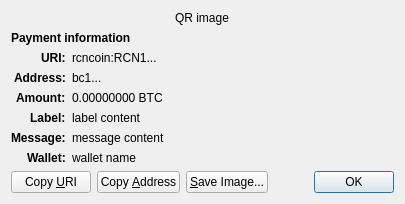
<?xml version="1.0" encoding="UTF-8"?>
<ui version="4.0">
 <class>ReceiveRequestDialog</class>
 <widget class="QDialog" name="ReceiveRequestDialog">
  <property name="geometry">
   <rect>
    <x>0</x>
    <y>0</y>
    <width>413</width>
    <height>229</height>
   </rect>
  </property>
  <property name="windowTitle">
   <string>Request payment to ...</string>
  </property>
  <layout class="QGridLayout" name="gridLayout" columnstretch="0,1">
   <property name="sizeConstraint">
    <enum>QLayout::SetFixedSize</enum>
   </property>
   <item row="0" column="0" colspan="2" alignment="Qt::AlignHCenter">
    <widget class="QRImageWidget" name="qr_code">
     <property name="text">
      <string notr="true">QR image</string>
     </property>
     <property name="textInteractionFlags">
      <set>Qt::NoTextInteraction</set>
     </property>
    </widget>
   </item>
   <item row="1" column="0" colspan="2">
    <widget class="QLabel" name="payment_header">
     <property name="font">
      <font>
       <weight>75</weight>
       <bold>true</bold>
      </font>
     </property>
     <property name="text">
      <string>Payment information</string>
     </property>
     <property name="textInteractionFlags">
      <set>Qt::NoTextInteraction</set>
     </property>
    </widget>
   </item>
   <item row="2" column="0" alignment="Qt::AlignRight|Qt::AlignTop">
    <widget class="QLabel" name="uri_tag">
     <property name="font">
      <font>
       <weight>75</weight>
       <bold>true</bold>
      </font>
     </property>
     <property name="text">
      <string notr="true">URI:</string>
     </property>
     <property name="textFormat">
      <enum>Qt::PlainText</enum>
     </property>
     <property name="textInteractionFlags">
      <set>Qt::NoTextInteraction</set>
     </property>
    </widget>
   </item>
   <item row="2" column="1" alignment="Qt::AlignTop">
    <widget class="QLabel" name="uri_content">
     <property name="text">
      <string notr="true">rcncoin:RCN1...</string>
     </property>
     <property name="textFormat">
      <enum>Qt::RichText</enum>
     </property>
     <property name="wordWrap">
      <bool>true</bool>
     </property>
     <property name="textInteractionFlags">
      <set>Qt::TextSelectableByMouse</set>
     </property>
    </widget>
   </item>
   <item row="3" column="0" alignment="Qt::AlignRight|Qt::AlignTop">
    <widget class="QLabel" name="address_tag">
     <property name="font">
      <font>
       <weight>75</weight>
       <bold>true</bold>
      </font>
     </property>
     <property name="text">
      <string>Address:</string>
     </property>
     <property name="textInteractionFlags">
      <set>Qt::NoTextInteraction</set>
     </property>
    </widget>
   </item>
   <item row="3" column="1" alignment="Qt::AlignTop">
    <widget class="QLabel" name="address_content">
     <property name="text">
      <string notr="true">bc1...</string>
     </property>
     <property name="textFormat">
      <enum>Qt::PlainText</enum>
     </property>
     <property name="textInteractionFlags">
      <set>Qt::TextSelectableByMouse</set>
     </property>
    </widget>
   </item>
   <item row="4" column="0" alignment="Qt::AlignRight|Qt::AlignTop">
    <widget class="QLabel" name="amount_tag">
     <property name="font">
      <font>
       <weight>75</weight>
       <bold>true</bold>
      </font>
     </property>
     <property name="text">
      <string>Amount:</string>
     </property>
     <property name="textInteractionFlags">
      <set>Qt::NoTextInteraction</set>
     </property>
    </widget>
   </item>
   <item row="4" column="1" alignment="Qt::AlignTop">
    <widget class="QLabel" name="amount_content">
     <property name="text">
      <string notr="true">0.00000000 BTC</string>
     </property>
     <property name="textFormat">
      <enum>Qt::PlainText</enum>
     </property>
     <property name="textInteractionFlags">
      <set>Qt::TextSelectableByMouse</set>
     </property>
    </widget>
   </item>
   <item row="5" column="0" alignment="Qt::AlignRight|Qt::AlignTop">
    <widget class="QLabel" name="label_tag">
     <property name="font">
      <font>
       <weight>75</weight>
       <bold>true</bold>
      </font>
     </property>
     <property name="text">
      <string>Label:</string>
     </property>
     <property name="textInteractionFlags">
      <set>Qt::NoTextInteraction</set>
     </property>
    </widget>
   </item>
   <item row="5" column="1" alignment="Qt::AlignTop">
    <widget class="QLabel" name="label_content">
     <property name="text">
      <string notr="true">label content</string>
     </property>
     <property name="textFormat">
      <enum>Qt::PlainText</enum>
     </property>
     <property name="wordWrap">
      <bool>true</bool>
     </property>
     <property name="textInteractionFlags">
      <set>Qt::TextSelectableByMouse</set>
     </property>
    </widget>
   </item>
   <item row="6" column="0" alignment="Qt::AlignRight|Qt::AlignTop">
    <widget class="QLabel" name="message_tag">
     <property name="font">
      <font>
       <weight>75</weight>
       <bold>true</bold>
      </font>
     </property>
     <property name="text">
      <string>Message:</string>
     </property>
     <property name="textInteractionFlags">
      <set>Qt::NoTextInteraction</set>
     </property>
    </widget>
   </item>
   <item row="6" column="1" alignment="Qt::AlignTop">
    <widget class="QLabel" name="message_content">
     <property name="text">
      <string notr="true">message content</string>
     </property>
     <property name="textFormat">
      <enum>Qt::PlainText</enum>
     </property>
     <property name="wordWrap">
      <bool>true</bool>
     </property>
     <property name="textInteractionFlags">
      <set>Qt::TextSelectableByMouse</set>
     </property>
    </widget>
   </item>
   <item row="7" column="0" alignment="Qt::AlignRight|Qt::AlignTop">
    <widget class="QLabel" name="wallet_tag">
     <property name="font">
      <font>
       <weight>75</weight>
       <bold>true</bold>
      </font>
     </property>
     <property name="text">
      <string>Wallet:</string>
     </property>
     <property name="textInteractionFlags">
      <set>Qt::NoTextInteraction</set>
     </property>
    </widget>
   </item>
   <item row="7" column="1" alignment="Qt::AlignTop">
    <widget class="QLabel" name="wallet_content">
     <property name="text">
      <string notr="true">wallet name</string>
     </property>
     <property name="textFormat">
      <enum>Qt::PlainText</enum>
     </property>
     <property name="wordWrap">
      <bool>true</bool>
     </property>
     <property name="textInteractionFlags">
      <set>Qt::TextSelectableByMouse</set>
     </property>
    </widget>
   </item>
   <item row="8" column="0" colspan="2">
    <layout class="QHBoxLayout" name="horizontalLayout">
     <item>
      <widget class="QPushButton" name="btnCopyURI">
       <property name="text">
        <string>Copy &amp;URI</string>
       </property>
       <property name="autoDefault">
        <bool>false</bool>
       </property>
      </widget>
     </item>
     <item>
      <widget class="QPushButton" name="btnCopyAddress">
       <property name="text">
        <string>Copy &amp;Address</string>
       </property>
       <property name="autoDefault">
        <bool>false</bool>
       </property>
      </widget>
     </item>
     <item>
      <widget class="QPushButton" name="btnSaveAs">
       <property name="text">
        <string>&amp;Save Image...</string>
       </property>
       <property name="autoDefault">
        <bool>false</bool>
       </property>
      </widget>
     </item>
     <item>
      <spacer name="horizontalSpacer_2">
       <property name="orientation">
        <enum>Qt::Horizontal</enum>
       </property>
       <property name="sizeHint" stdset="0">
        <size>
         <width>40</width>
         <height>20</height>
        </size>
       </property>
      </spacer>
     </item>
     <item>
      <widget class="QDialogButtonBox" name="buttonBox">
       <property name="focusPolicy">
        <enum>Qt::StrongFocus</enum>
       </property>
       <property name="standardButtons">
        <set>QDialogButtonBox::Ok</set>
       </property>
      </widget>
     </item>
    </layout>
   </item>
  </layout>
 </widget>
 <customwidgets>
  <customwidget>
   <class>QRImageWidget</class>
   <extends>QLabel</extends>
   <header>qt/qrimagewidget.h</header>
  </customwidget>
 </customwidgets>
 <tabstops>
  <tabstop>buttonBox</tabstop>
  <tabstop>btnCopyURI</tabstop>
  <tabstop>btnCopyAddress</tabstop>
  <tabstop>btnSaveAs</tabstop>
 </tabstops>
 <resources/>
 <connections>
  <connection>
   <sender>buttonBox</sender>
   <signal>accepted()</signal>
   <receiver>ReceiveRequestDialog</receiver>
   <slot>accept()</slot>
   <hints>
    <hint type="sourcelabel">
     <x>135</x>
     <y>230</y>
    </hint>
    <hint type="destinationlabel">
     <x>135</x>
     <y>126</y>
    </hint>
   </hints>
  </connection>
 </connections>
</ui>
